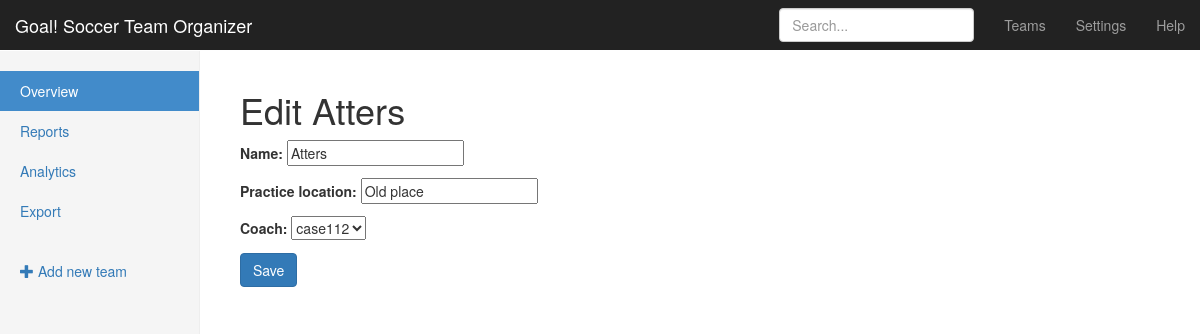
Screenshot of /teams/edit/6/ with the database file from the repository.
### teams/models.py (models this page shows, shortened)
class Team(models.Model):
    name = models.CharField(max_length=255)
    coach = models.ForeignKey(User, related_name='teams')
    practice_location = models.CharField(max_length=255)

### teams/views.py (the view)
# urls.py: url(r'^edit/(?P<pk>\d+)/$', views.TeamUpdateView.as_view(), name='update'),
class TeamUpdateView(UpdateView):
	fields = ('name', 'practice_location', 'coach')
	model = models.Team

### teams/templates/teams/team_form.html (shortened to what this page needs)
{% extends "teams/_layout.html" %}
{% block body_content %}
<h1>{% if not form.instance.pk %}Create team{% else %}Edit {{ form.instance.name  }}{% endif %}</h1>
<form method="POST">
	{{ form.as_p }}
	<input type="submit" class="btn btn-primary" value="Save">
</form>
{% endblock %}

### assets/css/goal.css (style rules this page uses)
body { padding-top: 50px; }

### rows the page displays
Team: instance.name "Atters", name "Atters", practice_location "Old place", coach "case112"
